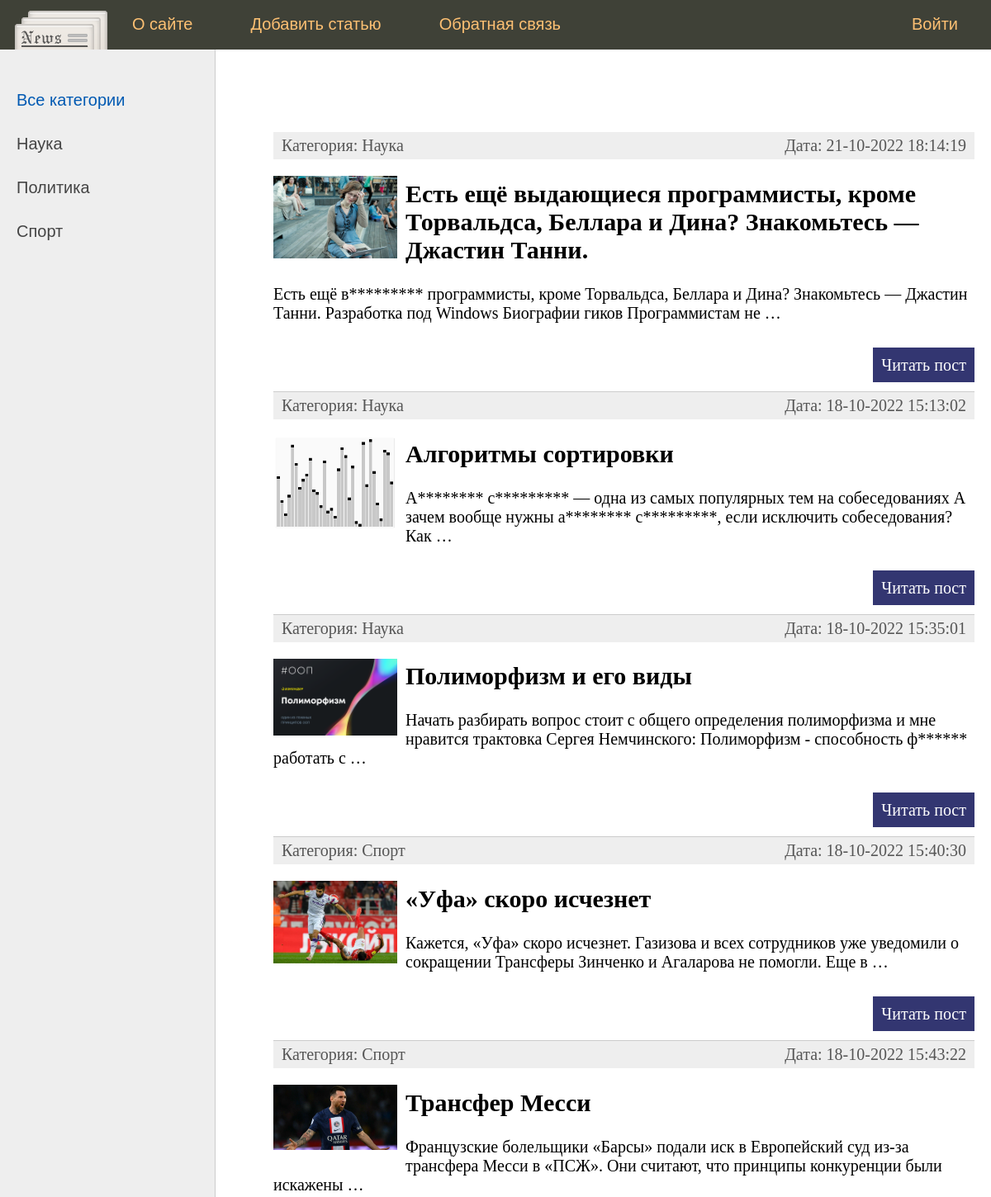
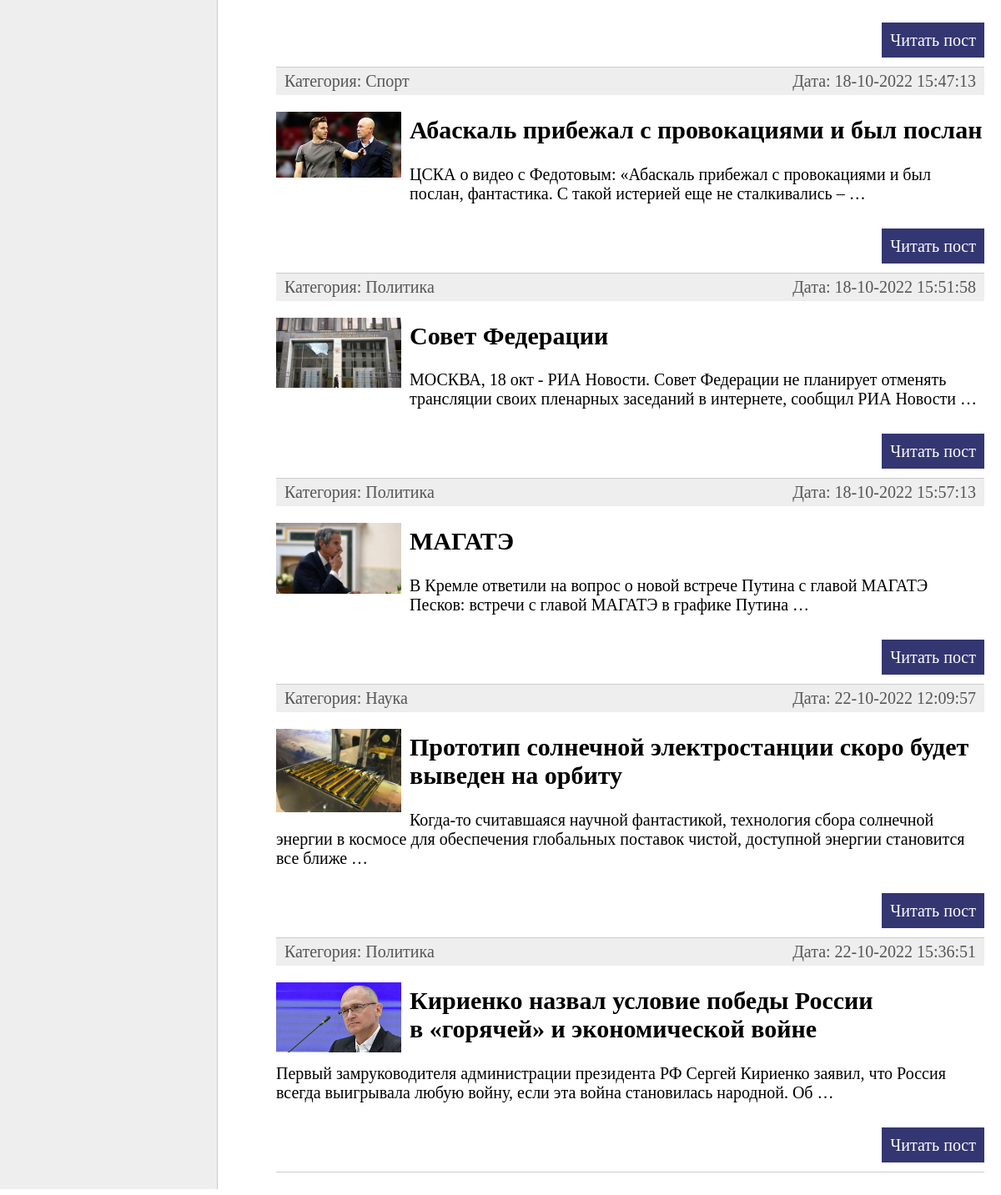
The page / on the database its author committed (2 pictures, top to bottom).
### news_portal/models.py (models this page shows, shortened)
class Category(models.Model):
	name = models.CharField(max_length=100, db_index=True, verbose_name='Категория')
	slug = models.SlugField(max_length=255, unique=True, db_index=True, verbose_name='URL')
	def __str__(self):
		return self.name
	def get_absolute_url(self):
		return reverse('category', kwargs={'cat_slug': self.slug})
	class Meta:
		verbose_name = 'Категорию'
		verbose_name_plural = 'Категории'
		ordering = ['id']

class news_portal(models.Model):
	title = models.CharField(max_length=255, verbose_name='Заголовок')
	slug = models.SlugField(max_length=255, unique=True, db_index=True, verbose_name='URL')
	content = models.TextField(blank=True, verbose_name='Текст статьи')
	photo = models.ImageField(upload_to='photos/Y%/m%/d%/', verbose_name='Фото')
	time_create = models.DateTimeField(auto_now_add=True, verbose_name='Время создания')
	time_update = models.DateTimeField(auto_now=True, verbose_name='Время изменения')
	is_published = models.BooleanField(default=True, verbose_name='Публикация')
	cat = models.ForeignKey('Category', on_delete=models.PROTECT, verbose_name='Категория')
	def get_absolute_url(self):
		return reverse('post', kwargs={'post_slug': self.slug})
	class Meta:
		verbose_name = 'Новостной портал'
		verbose_name_plural = 'Новостной портал'
		ordering = ['time_create', 'title']

### news_portal/views.py (the view)
# urls.py: path('', news_portalHome.as_view(), name='home'),  # http://127.0.0.1:8000/news_portal/
class news_portalHome(ListView):
	model = news_portal
	template_name = 'news_portal/index.html'  # указываем путь к шаблону index.html
	context_object_name = 'posts'
	def get_context_data(self, *, object_list=None, **kwargs):
		context = super().get_context_data(**kwargs)
		context['menu'] = menu  # добавляем в context ключ 'menu' присваивая список menu
		context['title'] = 'Главная страница'
		context['cat_selected'] = 0
		return context
	def get_queryset(self):
		return news_portal.objects.filter(is_published=True)

### news_portal/templatetags/news_tags.py (called while the page is built)
@register.simple_tag(name='getcats')
def get_categories(filter=None):
	if not filter:  # если фильтр имеет значение None
		return Category.objects.all()  # обращение к базе данных и выборка из таблицы Category всех записей
	else:
		return Category.objects.filter(pk=filter)  # иначе выбираем записи по главному ключу которые соответствуют

@register.inclusion_tag('news_portal/list_categories.html')
def show_categories(sort=None, cat_selected=0):
	if not sort:  # если сортировка не определена
		cats = Category.objects.all()  # выводим все категории
	else:
		cats = Category.objects.order_by(sort)  # иначе делаем сортировку по указанному значению sort
	return {'cats': cats, 'cat_selected': cat_selected}  # второй параметр передаем шаблону list_categories.html

@register.filter(name='censor')
def censor(value):
	bad_words = ['выдающиеся', 'алгоритмы', 'сортировки', 'программисты', 'функции']
	if not isinstance(value, str):
		raise TypeError(f"unresolved type '{type(value)}' expected type 'str'")
	for word in value.split():
		if word.lower() in bad_words:
			value = value.replace(word, f"{word[0]}{'*' * (len(word) - 1)}")
	return value

### news_portal/templates/news_portal/index.html (shortened to what this page needs)
{% extends 'news_portal/base.html' %}
{% load news_tags %}
{% block content %}
<ul class="list-articles">
	{% for p in posts %}
			<li><div class="article-panel">
	<p class="first">Категория: {{ p.cat }}</p>
	<p class="last">Дата: {{ p.time_update|date:"d-m-Y H:i:s" }}</p>
			</div>
{% if p.photo %}
	<p><img class="img-article-left thumb" src="{{ p.photo.url }}"></p>
{% endif %}
				<h2>{{p.title}}</h2>
	{% autoescape on %}
	{{p.content|truncatewords:20|censor|linebreaks}}
	{% endautoescape %}
			<p class="link-read-post"><a href="{{ p.get_absolute_url }}">Читать пост</a></p>
			</li>
	{% endfor %}
</ul>
{% endblock %}

### news_portal/templates/news_portal/base.html (shortened to what this page needs)
{% load static %}
{% load news_tags %}
<!DOCTYPE html>
<html>
<head>
	<link type="text/css" href="{% static 'news_portal/css/styles.css' %}" rel="stylesheet" />
</head>
<body>
<table class="table-page" border=0 cellpadding="0" cellspacing="0">
<tr><td valign=top>
{% block mainmenu %}
		<div class="header">
			<ul id="mainmenu" class="mainmenu">
			<li class="logo"><a href="{% url 'home' %}"><div class="logo"></div></a></li>
{% for m in menu %}
	{% if not forloop.last %}
			<li><a href="{% url m.url_name %}">{{m.title}}</a></li>
	{% else %}
			<li class="last"><a href="{% url m.url_name %}">{{m.title}}</a></li>
	{% endif %}
{% endfor %}
			</ul>
		</div>
{% endblock mainmenu %}
<table class="table-content" border=0 cellpadding="0" cellspacing="0">
<tr>
	<td valign="top" class="left-chapters">
	<ul id="leftchapters">
{% if cat_selected == 0 %}
		<li class="selected">Все категории</li>
{% else %}
		<li><a href="{% url 'home' %}">Все категории</a></li>
{% endif %}
{% show_categories 'name' cat_seleсted %}
	</ul>
</td>
<td valign="top" class="content">
	<div class="content-text">
{% block content %}
{% endblock %}
	</div>
</body>
</html>

### news_portal/templates/news_portal/list_categories.html
{% for c in cats %}
	{% if c.pk == cat_selected %}
		<li class="selected">{{ c.name }}</li>
	{% else %}
		<li><a href="{{ c.get_absolute_url }}">{{ c.name }}</a></li>
	{% endif %}
{% endfor %}

### news_portal/static/news_portal/css/styles.css (style rules this page uses)
html, body { font-family: 'Arial'; margin: 0; padding: 0; height: 100%; width: 100%; color: #444; }
a { color: #0059b2; text-decoration: none; }
img { max-width: 600px; height: auto; }
img.img-article-left { max-width: 300px; height: auto; float: left; padding: 0 10px 10px 0; }
img.img-article-left.thumb { max-width: 150px; height: auto; }
p.link-read-post { text-align: right; }
p.link-read-post a { padding: 10px; min-width: 100px; background: #333671; color: #fff; text-decoration: none; }
div.article-panel { background: #eee; padding: 5px 10px 5px 10px; box-sizing: border-box; overflow: hidden; color: #555; }
div.article-panel p.first { margin: 0; float: left; }
div.article-panel p.last { margin: 0; float: right; }
ul.list-articles { list-style: none; margin: 0; padding: 0; }
ul.list-articles li { border-bottom: 1px solid #ccc; }
.table-page { width: 100%; height: 100%; vertical-align: top; }
.table-page tr { height: 100%; }
.header { background: #3F4137; height: 60px; }
.logo { background: url('../images/logo.png') no-repeat 10px 5px; width: 130px; height: 60px; }
ul.mainmenu { list-style: none; margin: 0; padding: 0; height: 60px; color: #fdc073; font-size: 20px; overflow: hidden; }
ul.mainmenu li { float: left; margin: 18px 40px 0 30px; }
ul.mainmenu li.logo { margin: 0; }
ul.mainmenu li.last { float: right; }
ul.mainmenu li a { color: #fdc073; text-decoration: none; }
.table-content { width: 100%; min-height: 100%; height: 100%; }
.left-chapters { margin: 0; background: #eee; border-right: 1px solid #ccc; min-height: 100%; }
.left-chapters ul { width: 230px; min-height: 100%; margin: 0; padding: 20px 10px 10px 20px; list-style: none; font-size: 20px; }
.left-chapters ul li { margin: 30px 0 0 0; color: #999; }
.left-chapters ul li.selected { color: #0059b2; }
.left-chapters ul li a { color: #444; text-decoration: none; }
.content { padding: 40px 20px 20px 40px; width: 100%; box-sizing: border-box; }
.content-text { margin: 60px 0 0 30px; color: #000; font-size: 20px; font-family: Yandex Sans Display Light; }

### rows shown on the page
Category: name "Наука"
Category: name "Политика"
Category: name "Спорт"
news_portal: cat "Наука", time_update "21-10-2022 18:14:19", photo (picture), title "Есть ещё выдающиеся программисты, кроме Торвальдса, Беллара и Дина? Знакомьтесь — Джастин Танни.", content|censor "Есть ещё в********* программисты, кроме Торвальдса, Беллара и Дина? Знакомьтесь — Джастин Танни. Разработка под Windows Биографии гиков Программистам не …"
news_portal: cat "Наука", time_update "18-10-2022 15:13:02", photo (picture), title "Алгоритмы сортировки", content|censor "А******** с********* — одна из самых популярных тем на собеседованиях А зачем вообще нужны а******** с*********, если исключить собеседования? Как …"
news_portal: cat "Наука", time_update "18-10-2022 15:35:01", photo (picture), title "Полиморфизм и его виды", content|censor "Начать разбирать вопрос стоит с общего определения полиморфизма и мне нравится трактовка Сергея Немчинского: Полиморфизм - способность ф****** работать с …"
news_portal: cat "Спорт", time_update "18-10-2022 15:40:30", photo (picture), title "«Уфа» скоро исчезнет", content|censor "Кажется, «Уфа» скоро исчезнет. Газизова и всех сотрудников уже уведомили о сокращении Трансферы Зинченко и Агаларова не помогли. Еще в …"
news_portal: cat "Спорт", time_update "18-10-2022 15:43:22", photo (picture), title "Трансфер Месси", content|censor "Французские болельщики «Барсы» подали иск в Европейский суд из-за трансфера Месси в «ПСЖ». Они считают, что принципы конкуренции были искажены …"
news_portal: cat "Спорт", time_update "18-10-2022 15:47:13", photo (picture), title "Абаскаль прибежал с провокациями и был послан", content|censor "ЦСКА о видео с Федотовым: «Абаскаль прибежал с провокациями и был послан, фантастика. С такой истерией еще не сталкивались – …"
news_portal: cat "Политика", time_update "18-10-2022 15:51:58", photo (picture), title "Совет Федерации", content|censor "МОСКВА, 18 окт - РИА Новости. Совет Федерации не планирует отменять трансляции своих пленарных заседаний в интернете, сообщил РИА Новости …"
news_portal: cat "Политика", time_update "18-10-2022 15:57:13", photo (picture), title "МАГАТЭ", content|censor "В Кремле ответили на вопрос о новой встрече Путина с главой МАГАТЭ Песков: встречи с главой МАГАТЭ в графике Путина …"
news_portal: cat "Наука", time_update "22-10-2022 12:09:57", photo (picture), title "Прототип солнечной электростанции скоро будет выведен на орбиту", content|censor "Когда-то считавшаяся научной фантастикой, технология сбора солнечной энергии в космосе для обеспечения глобальных поставок чистой, доступной энергии становится все ближе …"
news_portal: cat "Политика", time_update "22-10-2022 15:36:51", photo (picture), title "Кириенко назвал условие победы России в «горячей» и экономической войне", content|censor "Первый замруководителя администрации президента РФ Сергей Кириенко заявил, что Россия всегда выигрывала любую войну, если эта война становилась народной. Об …"

### other values the page prints
{{ m.title }} "О сайте" "Добавить статью" "Обратная связь"
{{ m.title }} "Войти"
